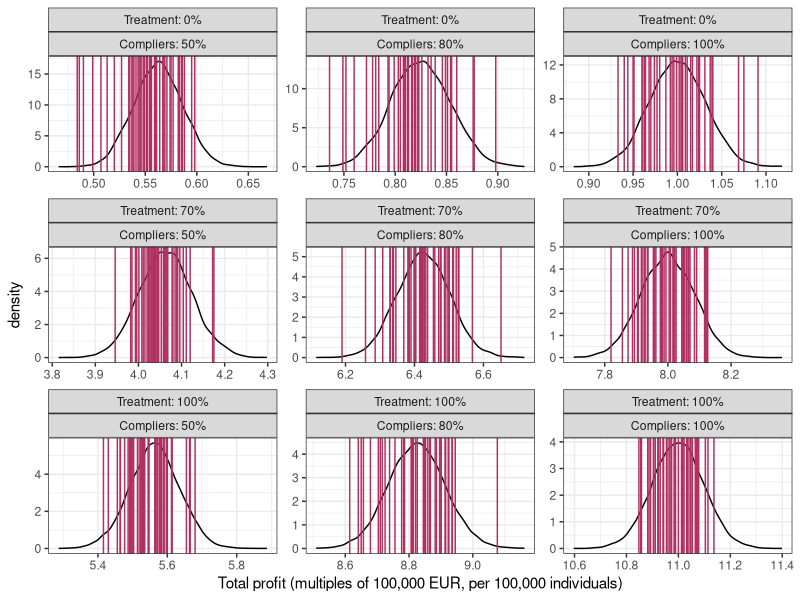

This figure's R source:

# extra code for checking that the posterior predictive distribution
# is unbiased for estimates from different simulated datasets
# when the true parameters are used instead of estimated parameters from a
# single dataset
#
# this file can be run standalone, and has no dependencies on the main index.qmd file
#
# the parameters here 0.0882, 0.0082, 0.8, 0.001
# are the true probabilities for the main dataset used

library(tidyverse)

simulate_data <- function(n = 100000L,
                          pY0 = 0.01,
                          risk_diff = 0.1,
                          seed = 23,
                          p_compliers = 0.8,
                          p_treatment = 0.7,
                          pY_non_compliers_factor = 0.1) {

  pY1 <- pY0 + risk_diff
  pY_nc <- pY_non_compliers_factor * pY0

  set.seed(seed)
  data <- tibble(
    id = 1:n,
    # the underlying population can be stratified into
    # never-takers and compliers
    complier = rbinom(n, 1, prob = p_compliers),
    # generate individual potential outcomes
    # under control and treatment, i.e., Pr[Y^0 = 1]
    #Y0 = rbinom(n, 1, prob = pY0),
    Y0 = case_when(
      complier == 0 ~ rbinom(n, 1, pY_nc),
      complier == 1 ~ rbinom(n, 1, pY0),
    ),
    # assuming a constant effect of +10 percentage points
    # among the compliers, and no average effect under the never-takers
    # this generates stochastic counterfactuals for the non-compliers
    # to generate deterministic counterfactuals, we can just keep Y0
    Y1 = case_when(
      complier == 0 ~ rbinom(n, 1, pY_nc),
      complier == 1 ~ rbinom(n, 1, pY1)
    ),
    # treatment assigned at random
    # 70-30 split into treatment / control
    Z = rbinom(n, 1, prob = p_treatment),
    # treatment uptake depends on
    # being assigned to treatment (Z = 1)
    # AND being a complier (C = 1)
    A = Z * complier,
    # generate observed response using the
    # consistency equation
    Y = (1 - Z) * Y0 + Z * Y1
  )

  return(data)
}

profit_distributions_sensitivity <- expand_grid(
  id = 1:10000,
  compliance = c(0.5, 0.8, 1.0),
  split = c(0.7, 1.0, 0.0),
  # rescale the ITT probabilities by p(compliance)
  # shave off the effect of never takers on this probability
  # to recover the p(Y = 1 | Z = z, C = 1)
  p_treated = (0.0882 / 0.8) - (0.001 * (0.2 / 0.8)),
  p_control = (0.0082 / 0.8) - (0.001 * (0.2 / 0.8)),
  n = 100000
) %>%
  mutate(
    # rescale the IV estimates for conversion prob
    # under each treatment by the compliance
    p_treated = ((compliance * p_treated) +
                   ((1 - compliance) * (0.001 / 0.8))),
    p_control = ((compliance * p_control) +
                   ((1 - compliance) * (0.001 / 0.8))),
    n_treated = round(split * n),
    n_control = n - n_treated,
    s_treated = rbinom(n(), n_treated, p_treated),
    s_control = rbinom(n(), n_control, p_control),
    total_profit = 100 * (s_treated + s_control)
  ) %>%
  glimpse()

simulated_profit_sensitivity <- profit_distributions_sensitivity %>%
  distinct(compliance, split) %>%
  expand_grid(id = seq(from = 20, by = 1, length.out = 50)) %>%
  pmap_dfr(
    .f = function(compliance, split, id) {
      simulate_data(p_compliers = compliance,
                    p_treatment = split,
                    seed = id) %>%
        summarise(total_profit = 100 * sum(Y)) %>%
        tibble(compliance, split, .)
    }
  ) %>%
  glimpse()

profit_distributions_plot_data_sensitivity <- list(
  "extrapolated" = profit_distributions_sensitivity %>%
    select(compliance, split, total_profit),
  "simulated" = simulated_profit_sensitivity
) %>%
  map(
    .f = ~ {
      .x %>%
        mutate(
          total_profit = total_profit / 1e5,
          compliance = paste0("Compliers: ", compliance * 100, "%"),
          compliance = factor(compliance,
                              levels = c("Compliers: 50%",
                                         "Compliers: 80%",
                                         "Compliers: 100%")),
          split = paste0("Treatment: ", split * 100, "%"),
          split = factor(split,
                         levels = c("Treatment: 0%",
                                    "Treatment: 70%",
                                    "Treatment: 100%"))
        )
    }
  ) %>%
  glimpse()

profit_distributions_plot_data_sensitivity %>%
  pluck("extrapolated") %>%
  ggplot(aes(x = total_profit)) +
  geom_density(trim = TRUE) +
  geom_vline(
    data = profit_distributions_plot_data_sensitivity %>% pluck("simulated"),
    aes(xintercept = total_profit), color = "maroon"
  ) +
  theme_bw() +
  facet_wrap(vars(split, compliance), scales = "free") +
  #facet_grid(compliance ~ split, scales = "fixed") +
  xlab("Total profit (multiples of 100,000 EUR, per 100,000 individuals)")
